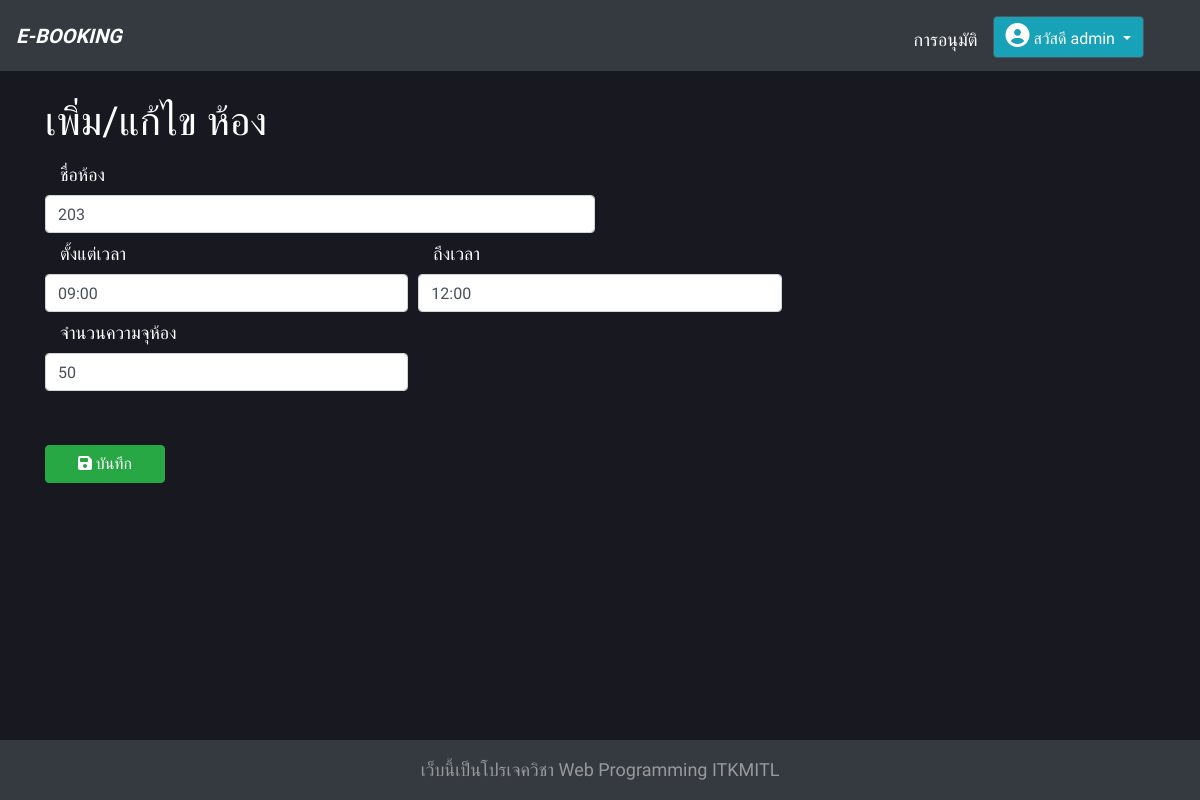
/edit_add/1/ (signed in), run on the app's committed database.
### room/models.py (models this page shows, shortened)
class Room(models.Model):
    room_id = models.AutoField(primary_key=True)
    name = models.CharField(max_length=50)
    open_time = models.TimeField()
    close_time =  models.TimeField()
    capacity = models.IntegerField()

### room/views.py (the view, shortened to what this page needs)
# urls.py: path('edit_add/<int:id>/', views.edit_add, name='edit_add'),
@login_required
@permission_required('room.change_room')
def edit_add(request, id):
    context = {}
    if id > 0:
        room = Room.objects.get(pk=id)
        context = {
            'room': room,
            'check': 'check'
        }
    else:
        if request.method == "POST":
            new_room = Room(name=request.POST.get('roomname'), open_time=request.POST.get(
                'start'), close_time=request.POST.get('end'), capacity=request.POST.get('capacity'))
            new_room.save()
            return redirect('manage')
    return render(request, 'room/admin_edit_add.html', context=context)

### room/templates/room/admin_edit_add.html (shortened to what this page needs)
{% extends 'base.html' %}
{% load static %}
{% block content %}
<h1>เพิ่ม/แก้ไข ห้อง</h1>
{% if check %}
<form method="POST" action="{% url 'edit_add' room.room_id %}">
    {% else %}
    <form method="POST" action="{% url 'edit_add' 0 %}">
        {% endif %}
        <div class="form-row">
            <div class="col">
                <label for="end" class="col-sm-6 col-form-label">ชื่อห้อง</label>
                <input type="text" class="form-control" placeholder="ชื่อห้อง" name="roomname" value="{{ room.name }}">
            </div>
            <div class="col"></div>
        </div>
        <div class="form-row">
            <div class="col">
                <label for="end" class="col-sm-6 col-form-label">ตั้งแต่เวลา</label>
                <input id="timepicker" class="form-control" placeholder="ตั้งแต่เวลา" name="start"
                    value="{{ room.open_time|time:'H:i' }}">
            </div>
            <div class="col">
                <label for="end" class="col-sm-6 col-form-label">ถึงเวลา</label>
                <input id="timepicker2" class="form-control" placeholder="ถึงเวลา" name="end"
                    value="{{ room.close_time|time:'H:i' }}">
            </div>
            <div class="col"></div>
        </div>
        <div class="form-row">
            <div class="col">
                <label for="end" class="col-sm-9 col-form-label">จำนวนความจุห้อง</label>
                <input type="text" class="form-control" placeholder="ความจุห้อง (คน)" name="capacity"
                    value="{{ room.capacity }}">
            </div>
            <div class="col"></div>
            <div class="col"></div>
        </div>
        <br><br><button type="submit" class="btn btn-success mb-5" style="width: 120px;"><i class="fas fa-save"></i> บันทึก</button><br><br>
    </form>
    {% endblock %}

### templates/base.html (shortened to what this page needs)
<!DOCTYPE html>
{% load static %}
<html lang="en">
<head>
    <link rel="stylesheet" href="{% static 'css/bootstrap.min.css' %}">
    <link href="https://unpkg.com/gijgo@1.9.13/css/gijgo.min.css" rel="stylesheet" type="text/css" />
</head>
<body>
    <nav class="navbar navbar-expand-lg navbar-dark bg-dark">
        {% if request.user.groups.all.0.name == 'User' %}
        <a class="navbar-brand" href="{% url 'index' %}" style="font-style: italic;"><b>E-BOOKING</b></a>
        {% elif request.user.groups.all.0.name == 'Admin' or request.user.is_superuser %}
        <a class="navbar-brand" href="{% url 'manage' %}" style="font-style: italic;"><b>E-BOOKING</b></a>
        {% else %}
        <a class="navbar-brand" href="{% url 'login' %}" style="font-style: italic;"><b>E-BOOKING</b></a>
        {% endif %}
        <div class="collapse navbar-collapse  justify-content-end" id="navbarToggleExternalContent">
            <ul class="navbar-nav pt-2">
                {% if user.is_authenticated %}
                {% if request.user.groups.all.0.name == 'User' %}
                <li class="nav-item dropdown" style="color:white; margin:10px 0px 10px 10px;"><a
                        href="{% url 'request' request.user.id %}"
                        style="color:white; margin-top:10px;">รายการคำร้อง</a></li>
                {% else %}
                <li class="nav-item dropdown" style="color:white; margin:10px 0px 10px 10px;"><a
                        href="{% url 'accept' %}" style="color:white; margin-top:10px;">การอนุมัติ</a></li>
                {% endif %}
                <li>
                    <div class="dropdown show" style="margin-right: 25px;">
                        <a class="btn btn-secondary dropdown-toggle bg-info" href="#" role="button" id="dropdownMenuLink"
                            data-toggle="dropdown" aria-haspopup="true" aria-expanded="false">
                            <i class='fas fa-user-circle' style='font-size:24px'></i> สวัสดี {{ user.username }}
                        </a>
                    </div>
                </li>
                {% endif %}
            </ul>
        </div>
    </nav>
    <br>
    <div class="container">
        {% block content %}
        {% endblock %}
    </div>
    <footer class="footer">
        <div class="container">
            <span class="text-muted">
                {% block footer %}
                <center><p style="color:#999 ;margin: 0px;">เว็บนี้เป็นโปรเจควิชา Web Programming ITKMITL</p> </center>
                {% endblock %}
            </span>
        </div>
    </footer>
</body>
</html>

### templates/base.html (style rules this page uses)
html { position: relative; min-height: 100%; }
body { margin-bottom: 60px; font-family: 'Mitr'; font-size: 18px; background: #181920; }
.footer { position: absolute; bottom: 0; width: 100%; height: 60px; line-height: 60px; background-color: rgb(52, 58, 64); }
li { padding-right: 15px; }
label, h1, li, h4, h2 { color: #fff; }

### data on the page
Room: roomname "203", start "09:00", end "12:00", capacity "50"

### other printed values
{{ user.username }} "admin"
